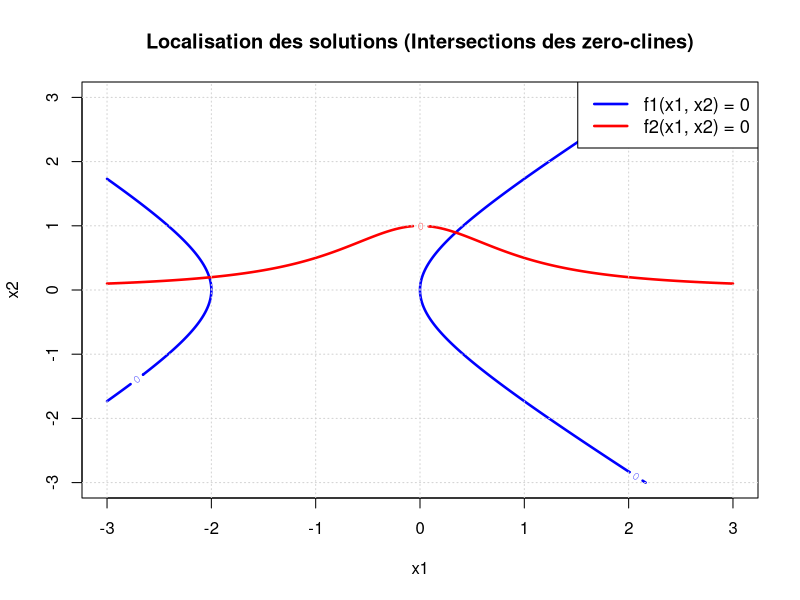
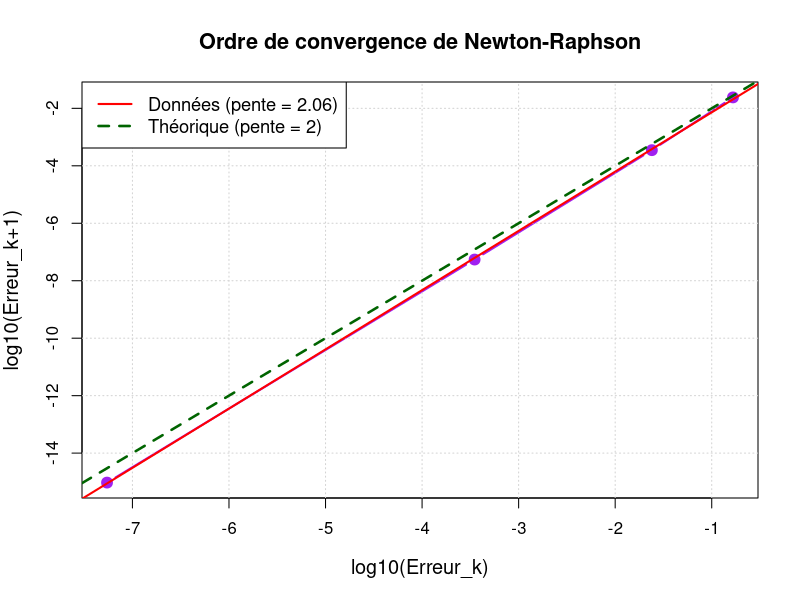
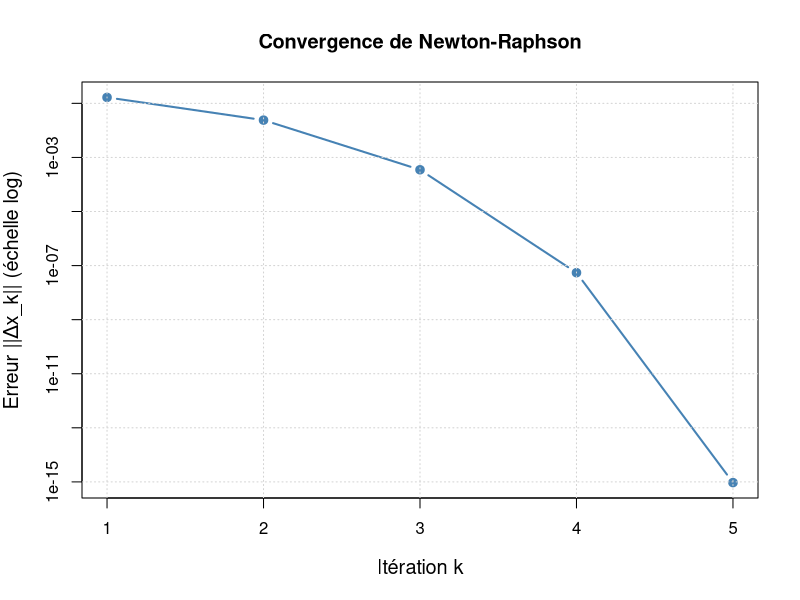

Reproduce these figures in R, in order.
# Exercice 4 — Newton-Raphson pour système 2D
# Résolution d'un système d'équations non-linéaires :
# f1(x1, x2) = x1² - x2² + 2x1 = 0
# f2(x1, x2) = x1² x2 + x2 - 1 = 0

# ============================================================================
# CONFIGURATION: Dossier de sortie des images
# ============================================================================
output_dir <- "TP1/Partie 2/output"
dir.create(output_dir, showWarnings = FALSE)
cat("Les images seront sauvegardées dans:", file.path(getwd(), output_dir), "\n\n")

# ============================================================================
# QUESTION i : Localisation graphique des solutions
# ============================================================================
cat("=== QUESTION i : Localisation graphique des solutions ===\n\n")

# Définition du système d'équations F(x) = 0
systeme_equations <- function(x) {
  x1 <- x[1]
  x2 <- x[2]
  eq1 <- x1^2 - x2^2 + 2*x1
  eq2 <- x1^2 * x2 + x2 - 1
  return(c(eq1, eq2))
}

# Jacobienne J(x) = [∂fi/∂xj]
jacobienne <- function(x) {
  x1 <- x[1]
  x2 <- x[2]
  
  # Calcul des dérivées partielles
  # f1 = x1² - x2² + 2x1
  df1_dx1 <- 2*x1 + 2
  df1_dx2 <- -2*x2
  
  # f2 = x1² x2 + x2 - 1
  df2_dx1 <- 2*x1*x2
  df2_dx2 <- x1^2 + 1
  
  # Construction de la matrice jacobienne
  J <- matrix(c(df1_dx1, df1_dx2, 
                df2_dx1, df2_dx2), nrow = 2, byrow = TRUE)
  return(J)
}

# Grille pour la visualisation
x1_vals <- seq(-3, 3, length.out = 400)
x2_vals <- seq(-3, 3, length.out = 400)

# Calcul des courbes de niveau (zéro-clines)
z1 <- outer(x1_vals, x2_vals, function(a, b) a^2 - b^2 + 2*a)
z2 <- outer(x1_vals, x2_vals, function(a, b) a^2 * b + b - 1)

# Tracé des courbes de niveau zéro (intersections = solutions)
png(file.path(output_dir, "Ex4_Localisation_solutions.png"), width = 900, height = 700)
contour(x1_vals, x2_vals, z1, levels = 0, col = "blue", lwd = 2.5, 
        main = "Localisation des solutions (Intersections des zero-clines)",
        xlab = "x1", ylab = "x2", cex.main = 1.2)
contour(x1_vals, x2_vals, z2, levels = 0, col = "red", lwd = 2.5, add = TRUE)
grid()
legend("topright", legend = c("f1(x1, x2) = 0", "f2(x1, x2) = 0"), 
       col = c("blue", "red"), lty = 1, lwd = 2.5, cex = 1.1)
dev.off()

cat("Observation graphique :\n")
cat("- Une solution visible proche de (x1, x2) ~ (0.3, 0.9)\n")
cat("- Cette intersection servira de point de départ X0 pour Newton-Raphson\n\n")

# Point initial choisi d'après le graphique
x0_guess <- c(0.5, 1.0)
cat(sprintf("Point initial choisi : X0 = (%.1f, %.1f)\n\n", x0_guess[1], x0_guess[2]))

# ============================================================================
# QUESTION ii : Algorithme de Newton-Raphson multi-dimensionnel
# ============================================================================
cat("=== QUESTION ii : Méthode de Newton-Raphson ===\n\n")

# Implémentation de la méthode de Newton pour systèmes
newton_raphson_systeme <- function(x0, tol = 1e-14, max_iter = 20) {
  x <- x0
  errors <- numeric(max_iter)
  iterations <- vector("list", max_iter + 1)
  iterations[[1]] <- x
  
  cat(sprintf("%-6s | %-12s | %-12s | %-14s\n", "Iter", "x1", "x2", "Erreur (norme)"))
  cat(strrep("-", 60), "\n")
  
  for (k in 1:max_iter) {
    # Évaluation de F(x_k)
    F_val <- systeme_equations(x)
    
    # Évaluation de J(x_k)
    J_val <- jacobienne(x)
    
    # Résolution du système linéaire : J(x_k) · Δx = -F(x_k)
    # Plus stable numériquement que d'inverser J explicitement
    delta <- solve(J_val, -F_val)
    
    # Mise à jour : x_{k+1} = x_k + Δx
    x_new <- x + delta
    
    # Calcul de l'erreur (norme euclidienne du pas)
    err <- sqrt(sum(delta^2))
    errors[k] <- err
    iterations[[k + 1]] <- x_new
    
    cat(sprintf("%4d   | %12.8f | %12.8f | %.4e\n", k, x[1], x[2], err))
    
    # Test de convergence
    if (err < tol) {
      errors <- errors[1:k]
      iterations <- iterations[1:(k + 1)]
      cat("\n>> Convergence atteinte apres", k, "iterations\n")
      break
    }
    
    x <- x_new
  }
  
  return(list(solution = x, errors = errors, iterations = iterations))
}

# Résolution du système
resultat <- newton_raphson_systeme(x0_guess)

cat("\n--- SOLUTION FINALE ---\n")
cat(sprintf("x1 = %.15f\n", resultat$solution[1]))
cat(sprintf("x2 = %.15f\n", resultat$solution[2]))

# Verification : evaluation de F a la solution
F_final <- systeme_equations(resultat$solution)
cat(sprintf("\nVérification : ||F(x*)|| = %.4e\n", sqrt(sum(F_final^2))))

# ============================================================================
# Analyse de l'ordre de convergence
# ============================================================================
cat("\n=== Analyse de l'ordre de convergence ===\n\n")

err <- resultat$errors
n <- length(err)

if (n > 2) {
  # Pour vérifier l'ordre quadratique : log(e_{k+1}) vs log(e_k) doit avoir pente ≈ 2
  log_err_curr <- log10(err[1:(n - 1)])
  log_err_next <- log10(err[2:n])
  
  # Estimation de la pente par regression lineaire
  if (length(log_err_curr) > 1) {
    fit <- lm(log_err_next ~ log_err_curr)
    pente <- coef(fit)[2]
    cat(sprintf("Pente estimee (ordre de convergence) : %.3f\n", pente))
    cat("Theorique pour Newton : 2.0 (convergence quadratique)\n\n")
  }
  
  # Graphique log-log
  png(file.path(output_dir, "Ex4_Ordre_convergence.png"), width = 900, height = 700)
  plot(log_err_curr, log_err_next, type = "b", col = "purple", pch = 19, lwd = 2,
       cex = 1.3, cex.lab = 1.2, cex.main = 1.3,
       main = "Ordre de convergence de Newton-Raphson",
       xlab = "log10(Erreur_k)", ylab = "log10(Erreur_k+1)")
  grid()
  
  # Droite théorique de pente 2 (convergence quadratique)
  abline(a = 0, b = 2, col = "darkgreen", lty = 2, lwd = 2.5)
  
  # Droite de régression
  if (exists("fit")) {
    abline(fit, col = "red", lty = 1, lwd = 2)
    legend("topleft", 
           legend = c(sprintf("Données (pente = %.2f)", pente), 
                      "Théorique (pente = 2)"),
           col = c("red", "darkgreen"), 
           lty = c(1, 2), lwd = c(2, 2.5), cex = 1.1)
  } else {
    legend("topleft", legend = "Théorique (pente = 2)",
           col = "darkgreen", lty = 2, lwd = 2.5, cex = 1.1)
  }
  dev.off()
}

# ============================================================================
# Graphique de l'évolution de l'erreur
# ============================================================================
png(file.path(output_dir, "Ex4_Evolution_erreur.png"), width = 900, height = 600)
plot(1:length(err), err, type = "b", col = "steelblue", pch = 19, lwd = 2,
     log = "y", xlab = "Itération k", ylab = "Erreur ||Δx_k|| (échelle log)",
     main = "Convergence de Newton-Raphson", cex.lab = 1.2)
grid()
dev.off()

cat("\n>> Ex4 termine : figures enregistrees dans le dossier 'output'.\n")
cat("\nInterpretation :\n")
cat("- La convergence est tres rapide (erreur divisee par ~100 a chaque iteration)\n")
cat("- Le graphique log-log montre une pente proche de 2 -> convergence QUADRATIQUE\n")
cat("- Cela signifie que le nombre de decimales exactes double a chaque iteration\n")
